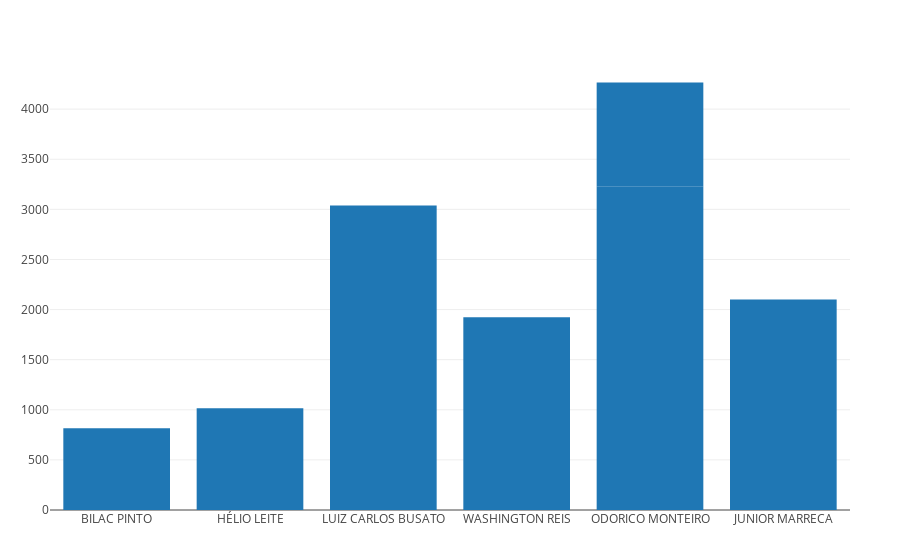

Source (notebook cell):
### Markdown cell above
The value passed for each people who have pass.

### Code cell
limit[:diff] = map((x,y) -> round(x-y,2) , limit[:value], limit[:max])
data = bar(;x=limit[:name],y=limit[:diff])

plot(data)

### Figure 1 — Plotly figure (JSON) as saved in the notebook; plotly's stock layout.template omitted (floating-point values rounded to 4 significant figures)
{"data": [{"y": [817.0, 1014.0, 3039.0, 1924.0, 3227.0, 1039.0, 2100.0], "type": "bar", "x": ["BILAC PINTO", "HÉLIO LEITE", "LUIZ CARLOS BUSATO", "WASHINGTON REIS", "ODORICO MONTEIRO", "ODORICO MONTEIRO", "JUNIOR MARRECA"]}], "layout": {"margin": {"r": 50, "l": 50, "b": 50, "t": 60}}}
